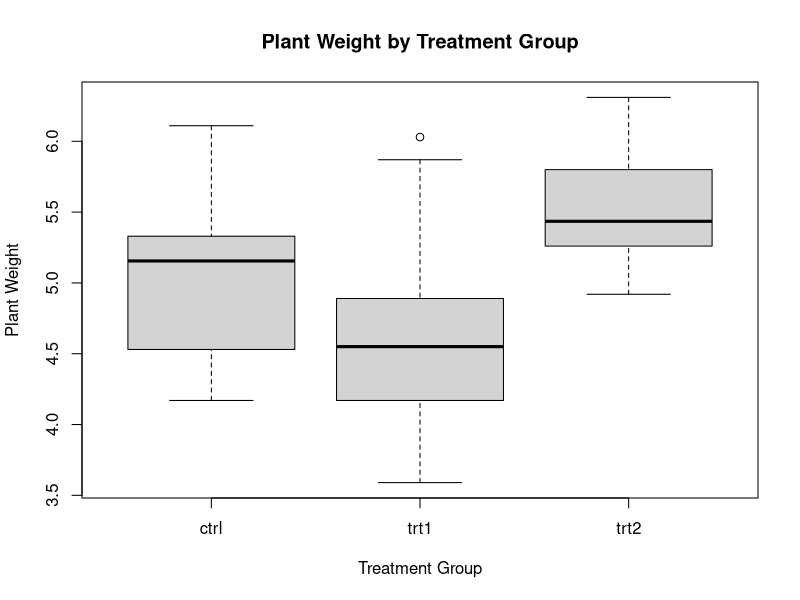
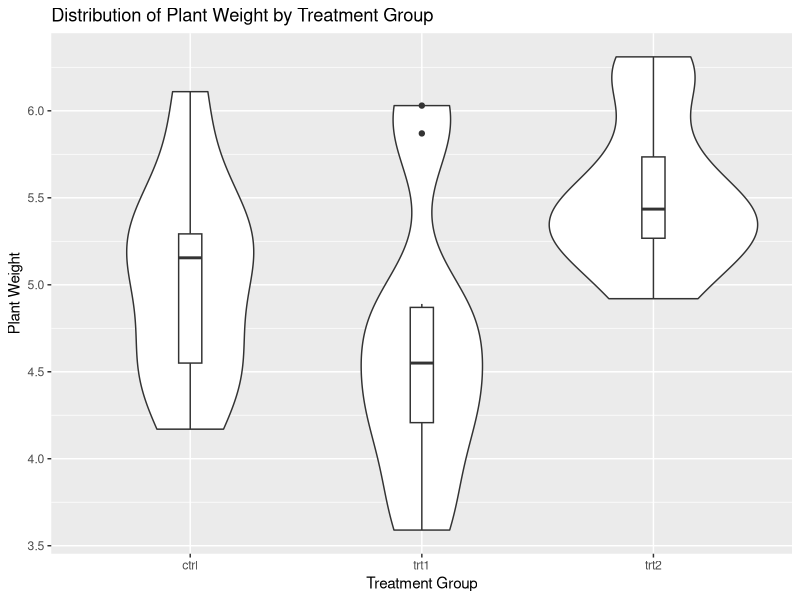
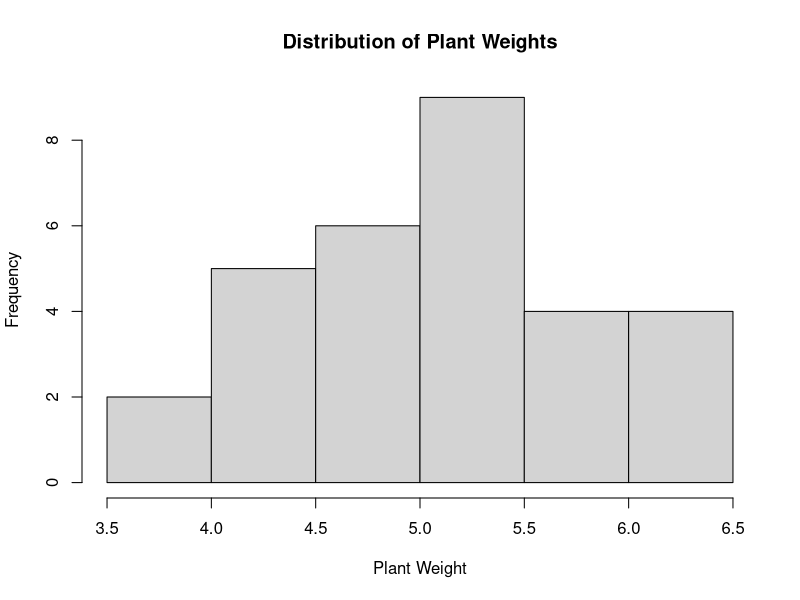

Write R code to recreate these figures, in order.
# ============================================================
# Statistical Analysis of PlantGrowth Dataset Using R
# ============================================================

# ------------------------------------------------------------
# 1. Load the built-in PlantGrowth dataset
# ------------------------------------------------------------

data("PlantGrowth")

# Display the dataset
print(PlantGrowth)

# Check structure
str(PlantGrowth)

# Check summary statistics
summary(PlantGrowth)

# ------------------------------------------------------------
# 2. Calculate group-wise mean
# ------------------------------------------------------------

group_means <- aggregate(
  weight ~ group,
  data = PlantGrowth,
  FUN = mean
)

print(group_means)

# ------------------------------------------------------------
# 3. Calculate group-wise standard deviation
# ------------------------------------------------------------

group_sd <- aggregate(
  weight ~ group,
  data = PlantGrowth,
  FUN = sd
)

print(group_sd)

# ------------------------------------------------------------
# 4. Boxplot
# ------------------------------------------------------------

boxplot(
  weight ~ group,
  data = PlantGrowth,
  main = "Plant Weight by Treatment Group",
  xlab = "Treatment Group",
  ylab = "Plant Weight"
)

# ------------------------------------------------------------
# 5. Violin plot
# ------------------------------------------------------------

# Install ggplot2 if required
if (!requireNamespace("ggplot2", quietly = TRUE)) {
  install.packages("ggplot2")
}

library(ggplot2)

ggplot(PlantGrowth, aes(x = group, y = weight)) +
  geom_violin() +
  geom_boxplot(width = 0.1) +
  labs(
    title = "Distribution of Plant Weight by Treatment Group",
    x = "Treatment Group",
    y = "Plant Weight"
  )

# ------------------------------------------------------------
# 6. Histogram
# ------------------------------------------------------------

hist(
  PlantGrowth$weight,
  main = "Distribution of Plant Weights",
  xlab = "Plant Weight",
  ylab = "Frequency"
)

# ------------------------------------------------------------
# 7. One-way ANOVA
# ------------------------------------------------------------

anova_model <- aov(
  weight ~ group,
  data = PlantGrowth
)

# Display ANOVA results
summary(anova_model)

# ------------------------------------------------------------
# 8. Extract ANOVA p-value
# ------------------------------------------------------------

anova_results <- summary(anova_model)

p_value <- anova_results[[1]][["Pr(>F)"]][1]

cat("ANOVA p-value:", p_value, "\n")

# ------------------------------------------------------------
# 9. Interpretation
# ------------------------------------------------------------

if (p_value < 0.05) {
  cat("The difference in mean plant weight among groups is statistically significant.\n")
} else {
  cat("The difference in mean plant weight among groups is not statistically significant.\n")
}

# ------------------------------------------------------------
# 10. Summary
# ------------------------------------------------------------

cat("\n================ PLANTGROWTH SUMMARY ================\n")
cat("Number of observations:", nrow(PlantGrowth), "\n")
cat("Groups:", paste(unique(PlantGrowth$group), collapse = ", "), "\n")
cat("Control mean:", mean(PlantGrowth$weight[PlantGrowth$group == "ctrl"]), "\n")
cat("Treatment 1 mean:", mean(PlantGrowth$weight[PlantGrowth$group == "trt1"]), "\n")
cat("Treatment 2 mean:", mean(PlantGrowth$weight[PlantGrowth$group == "trt2"]), "\n")
cat("ANOVA p-value:", p_value, "\n")
cat("=======================================================\n")
